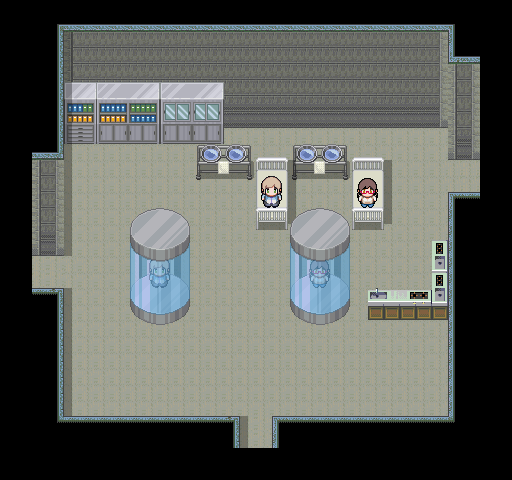

Below is a game level as drawn by its tile map, then a one-line description and the .tmx that defines it (tile-layer data replaced by summaries):
An orthogonal 32x30 tile map with 16x16 px tiles, 13 tile layers (Base, Base2, MonoShita, MonoChu, ...), 7 tilesets and 24 objects.

<map version="1.0" orientation="orthogonal" renderorder="right-down" width="32" height="30" tilewidth="16" tileheight="16" backgroundcolor="#000000" nextobjectid="32">
 <tileset firstgid="1" name="ST-Sewer-01" tilewidth="16" tileheight="16" tilecount="1504" columns="16">
  <image source="ST-Sewer-01.png" trans="aa55ff" width="256" height="1504" />
 </tileset>
 <tileset firstgid="1505" name="ed4" tilewidth="16" tileheight="16" tilecount="480" columns="30">
  <image source="ed4.png" trans="aa55ff" width="480" height="256" />
 </tileset>
 <tileset firstgid="1985" name="ST-Hospital-I01" tilewidth="16" tileheight="16" tilecount="1856" columns="16">
  <image source="ST-Hospital-I01.png" trans="aa55ff" width="256" height="1856" />
 </tileset>
 <tileset firstgid="3841" name="Yatai-option1" tilewidth="16" tileheight="16" tilecount="885" columns="59">
  <image source="Yatai-option1.png" trans="aa55ff" width="944" height="255" />
 </tileset>
 <tileset firstgid="4726" name="sf" tilewidth="16" tileheight="16" tilecount="192" columns="12">
  <image source="sf.png" trans="aa55ff" width="192" height="256" />
 </tileset>
 <tileset firstgid="4918" name="magoichi_0_0" tilewidth="16" tileheight="16" tilecount="4" columns="2">
  <image source="magoichi_0_0.png" trans="aa55ff" width="32" height="32" />
  <tile id="0">
   <properties>
    <property name="cc_vertexz" value="-11" />
   </properties>
  </tile>
  <tile id="1">
   <properties>
    <property name="cc_vertexz" value="-11" />
   </properties>
  </tile>
  <tile id="2">
   <properties>
    <property name="cc_vertexz" value="-11" />
   </properties>
  </tile>
  <tile id="3">
   <properties>
    <property name="cc_vertexz" value="-11" />
   </properties>
  </tile>
 </tileset>
 <tileset firstgid="4922" name="nadeshiko_0_0" tilewidth="16" tileheight="16" tilecount="4" columns="2">
  <image source="nadeshiko_0_0.png" trans="aa55ff" width="32" height="33" />
 </tileset>
 <layer name="Base" width="32" height="30">
  <properties>
   <property name="cc_vertexz" value="-14" />
  </properties>
  <data>[960 cells, 612 non-empty, 15 distinct tile ids]</data>
 </layer>
 <layer name="Base2" width="32" height="30">
  <properties>
   <property name="cc_vertexz" value="-14" />
  </properties>
  <data>[960 cells, 90 non-empty, 13 distinct tile ids]</data>
 </layer>
 <layer name="MonoShita" width="32" height="30">
  <properties>
   <property name="cc_vertexz" value="-13" />
  </properties>
  <data>[960 cells, 81 non-empty, 63 distinct tile ids]</data>
 </layer>
 <layer name="MonoChu" width="32" height="30">
  <properties>
   <property name="cc_vertexz" value="-12" />
  </properties>
  <data>[960 cells, 13 non-empty, 7 distinct tile ids]</data>
 </layer>
 <layer name="MonoUe" width="32" height="30">
  <properties>
   <property name="cc_vertexz" value="-11" />
  </properties>
  <data>[960 cells, 32 non-empty, 16 distinct tile ids]</data>
 </layer>
 <layer name="magoichi2" width="32" height="30">
  <data>[960 cells, 4 non-empty, 4 distinct tile ids]</data>
 </layer>
 <layer name="nadeshiko2" width="32" height="30">
  <data>[960 cells, 4 non-empty, 4 distinct tile ids]</data>
 </layer>
 <objectgroup name="collision">
  <properties>
   <property name="cc_vertexz" value="-11" />
  </properties>
  <object id="1" x="0" y="0" width="64" height="256" />
  <object id="3" x="0" y="288" width="64" height="192" />
  <object id="4" x="64" y="416" width="176" height="64" />
  <object id="5" x="272" y="416" width="208" height="64" />
  <object id="7" x="448" y="0" width="64" height="160" />
  <object id="8" x="64" y="0" width="384" height="128" />
  <object id="9" x="64" y="128" width="160" height="16" />
  <object id="10" x="192" y="160" width="64" height="16" />
  <object id="12" x="288" y="160" width="64" height="16" />
  <object id="13" x="352" y="160" width="32" height="64" />
  <object id="14" x="256" y="160" width="32" height="64" />
  <object id="15" x="128" y="256" width="64" height="80" />
  <object id="16" x="288" y="256" width="64" height="80" />
  <object id="17" x="368" y="288" width="80" height="32" />
  <object id="18" x="432" y="240" width="16" height="48" />
  <object id="19" x="448" y="192" width="64" height="224" />
  <object id="25" x="240" y="448" width="32" height="32">
   <properties>
    <property name="objID" value="181" />
   </properties>
  </object>
  <object id="27" x="480" y="160" width="32" height="32">
   <properties>
    <property name="objID" value="182" />
   </properties>
  </object>
  <object id="28" x="0" y="256" width="32" height="32">
   <properties>
    <property name="objID" value="183" />
   </properties>
  </object>
 </objectgroup>
 <objectgroup name="event">
  <object id="20" x="448" y="0" width="32" height="32">
   <properties>
    <property name="EventID" value="1" />
    <property name="trigger" value="0" />
   </properties>
  </object>
  <object id="21" x="240" y="448" width="32" height="32">
   <properties>
    <property name="EventID" value="2" />
    <property name="trigger" value="1" />
   </properties>
  </object>
  <object id="22" x="480" y="160" width="32" height="32">
   <properties>
    <property name="EventID" value="3" />
    <property name="trigger" value="1" />
   </properties>
  </object>
  <object id="23" x="0" y="256" width="32" height="32">
   <properties>
    <property name="EventID" value="4" />
    <property name="trigger" value="1" />
   </properties>
  </object>
  <object id="24" x="416" y="0" width="32" height="32">
   <properties>
    <property name="EventID" value="8" />
    <property name="trigger" value="3" />
   </properties>
  </object>
 </objectgroup>
 <layer name="shadow" width="32" height="30">
  <data>[960 cells, 32 non-empty, 1 distinct tile ids]</data>
 </layer>
 <layer name="nadeshiko" width="32" height="30">
  <data>[960 cells, 4 non-empty, 4 distinct tile ids]</data>
 </layer>
 <layer name="magoichi" width="32" height="30">
  <data>[960 cells, 4 non-empty, 4 distinct tile ids]</data>
 </layer>
 <layer name="CharaUe" width="32" height="30">
  <data>[960 cells, 60 non-empty, 30 distinct tile ids]</data>
 </layer>
 <layer name="CharaUe2" width="32" height="30">
  <data>[960 cells, 32 non-empty, 16 distinct tile ids]</data>
 </layer>
 <layer name="CharaUe3" width="32" height="30">
  <data>[960 cells, 8 non-empty, 4 distinct tile ids]</data>
 </layer>
</map>
